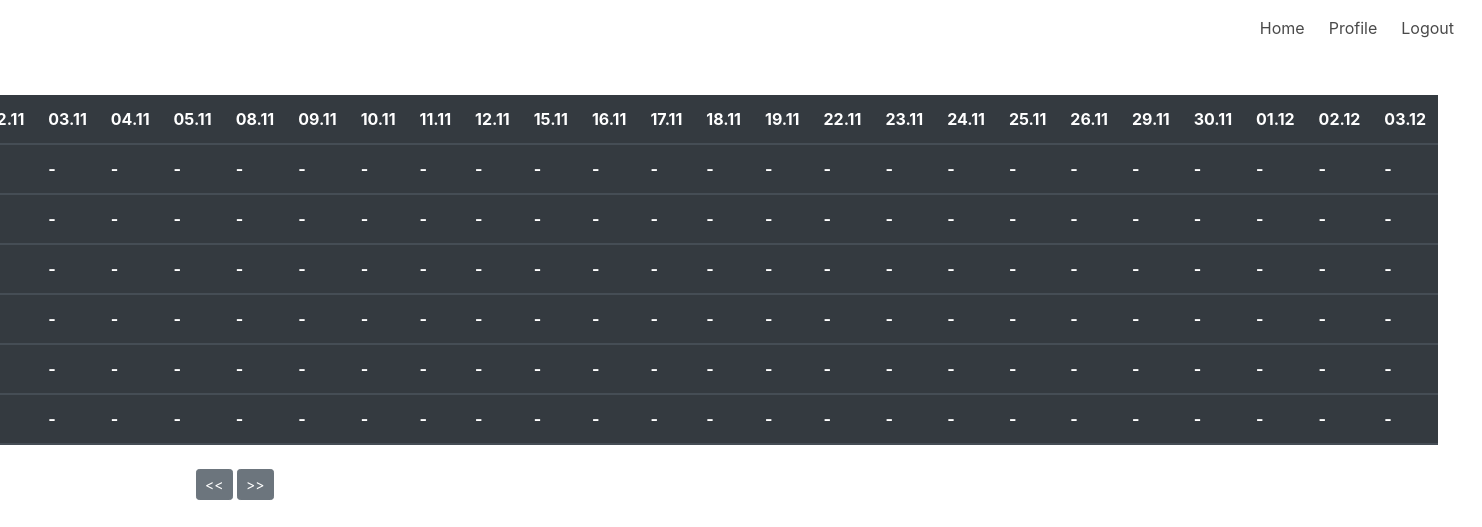
The app's page /profile/grades/?page=3 (signed in) with its own data.
### models/models.py (models this page shows)
class object_to_id(db.Model):
    __tablename__ = "object_to_id"
    id = db.Column(db.Integer, primary_key=True)
    name = db.Column(db.String)

### models/profile.py (the view)
@prf.route('/profile/grades/', methods=["GET", "POST"])
@login_required
def show_grades():
    if request.method == 'POST':
        print(request.data)
    page = 1
    if 'page' in request.args:
        page = int(request.args['page'])
    names = object_to_id.query.all()
    grades = Grades.query.filter_by(user_id=current_user.id).all()
    objects = grades_schema.dump(grades)
    rates = {object['object_id']: dict() for object in objects}
    for object in objects:
        rates[object['object_id']][object['timestamp']] = object['grade_id'] if object['grade_id'] != 13 else 'Abs'
    _ = generate_dates_and_timestamps(page)
    dates, timestamps = _[0], _[1]
    return render_template('html/grades.html', dates=dates, names=names, page=page,
                           timestamps=timestamps, rates=rates, title='Grades')

### models/models.py (called while the page is built)
    @login_manager.user_loader
    def load_user(user_id):
        return User.query.get(int(user_id))

### app/templates/html/grades.html (shortened to what this page needs)
{% extends "/html/index.html" %}
{% block content %}
<table class="table table-striped">
        <thead class="thead-dark">
          <tr>
            {% for date in dates %}
              <th scope="col"> {{ date }} </th>
            {% endfor %}
          </tr>
          {% for object in names %}
          <tr>
            {% for time in timestamps %}
                  <th scope="col"> {{rates.get(object.id, {}).get(time, '-')}}</th>
            {% endfor %}
          </tr>
          {% endfor %}
        </thead>
</table>
<a class="btn btn-secondary btn-sm" href="{{ url_for('profile.show_grades', page=page-1)}}"> << </a>
<a class="btn btn-secondary btn-sm" href="{{ url_for('profile.show_grades', page=page+1)}}"> >> </a>
{% endblock %}

### app/static/main.css (style rules this page uses)
table { margin-top : 5%; margin-right: 25%; margin-left: -53%; }

### records on screen
object_to_id: get "-" "-" "-" "-" "-" "-" "-" "-" "-" "-" "-" "-" "-" "-" "-" "-" "-" "-" "-" "-" "-" "-" "-"
object_to_id: get "-" "-" "-" "-" "-" "-" "-" "-" "-" "-" "-" "-" "-" "-" "-" "-" "-" "-" "-" "-" "-" "-" "-"
object_to_id: get "-" "-" "-" "-" "-" "-" "-" "-" "-" "-" "-" "-" "-" "-" "-" "-" "-" "-" "-" "-" "-" "-" "-"
object_to_id: get "-" "-" "-" "-" "-" "-" "-" "-" "-" "-" "-" "-" "-" "-" "-" "-" "-" "-" "-" "-" "-" "-" "-"
object_to_id: get "-" "-" "-" "-" "-" "-" "-" "-" "-" "-" "-" "-" "-" "-" "-" "-" "-" "-" "-" "-" "-" "-" "-"
object_to_id: get "-" "-" "-" "-" "-" "-" "-" "-" "-" "-" "-" "-" "-" "-" "-" "-" "-" "-" "-" "-" "-" "-" "-"

### other values on screen
{{ date }} "03.11" "04.11" "05.11" "08.11" "09.11" "10.11" "11.11" "12.11" "15.11" "16.11" "17.11" "18.11" "19.11" "22.11" "23.11" "24.11" "25.11" "26.11" "29.11" "30.11" "01.12" "02.12" "03.12"
